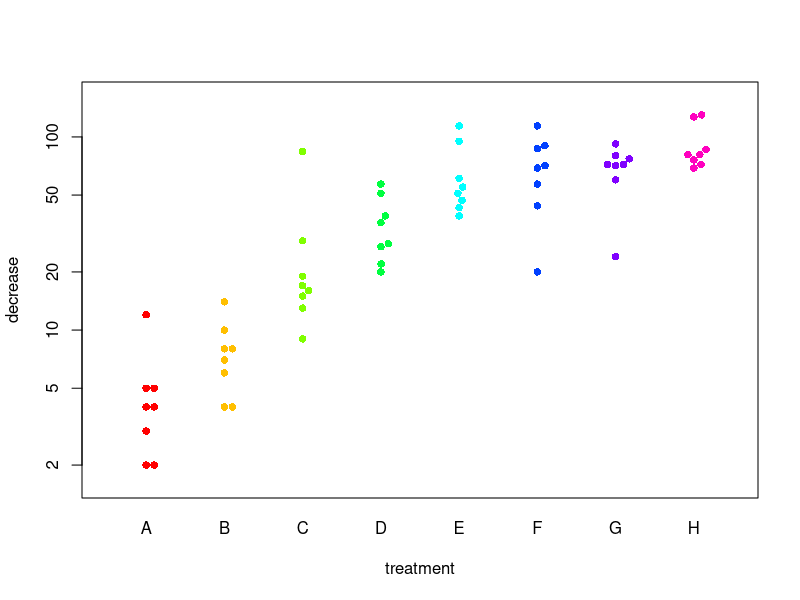
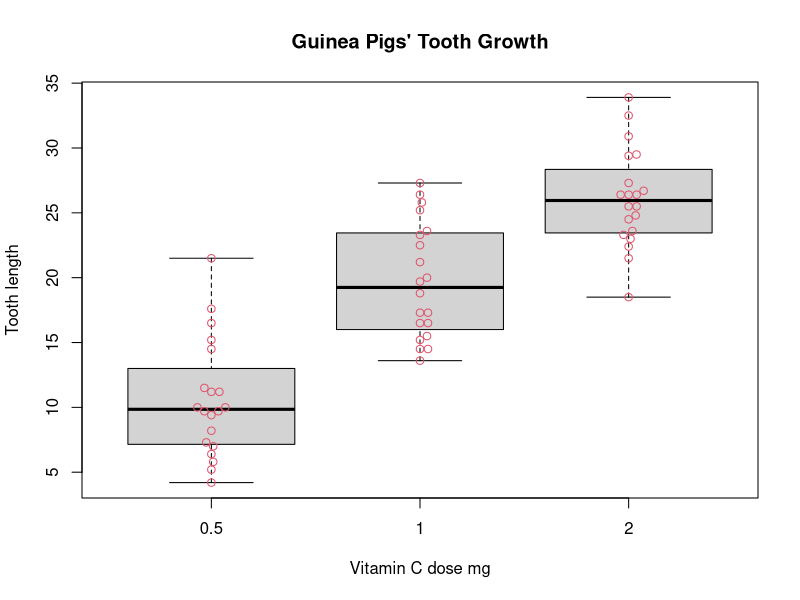
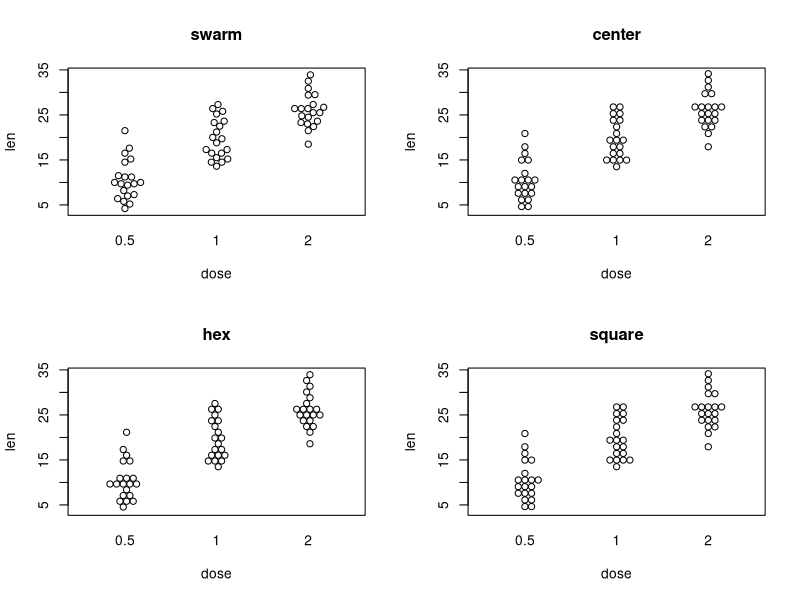
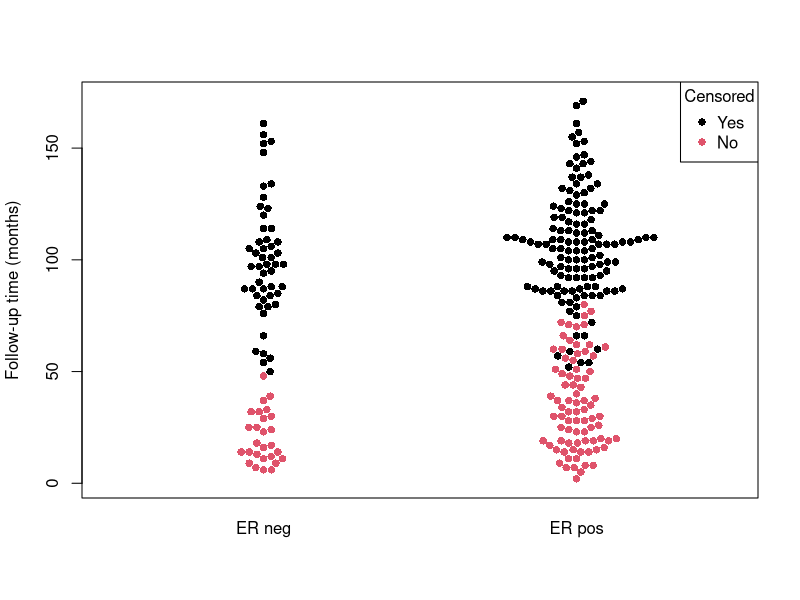
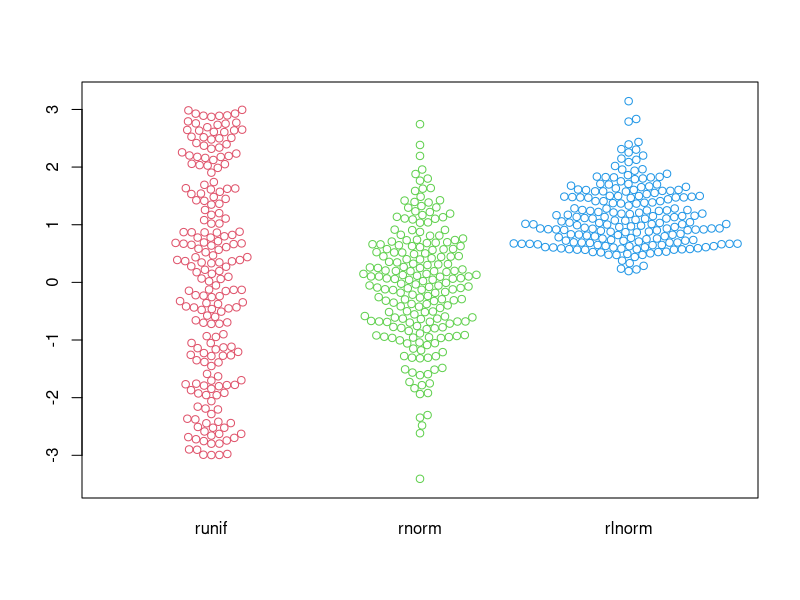
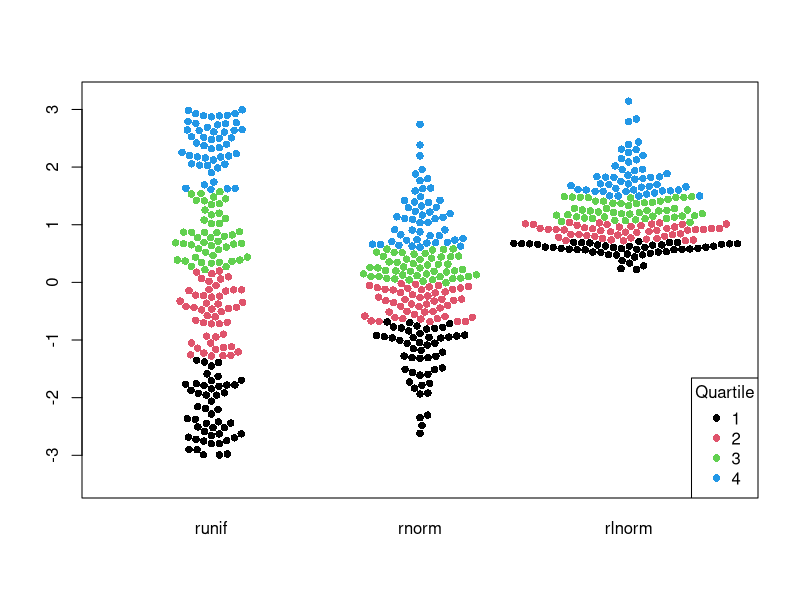
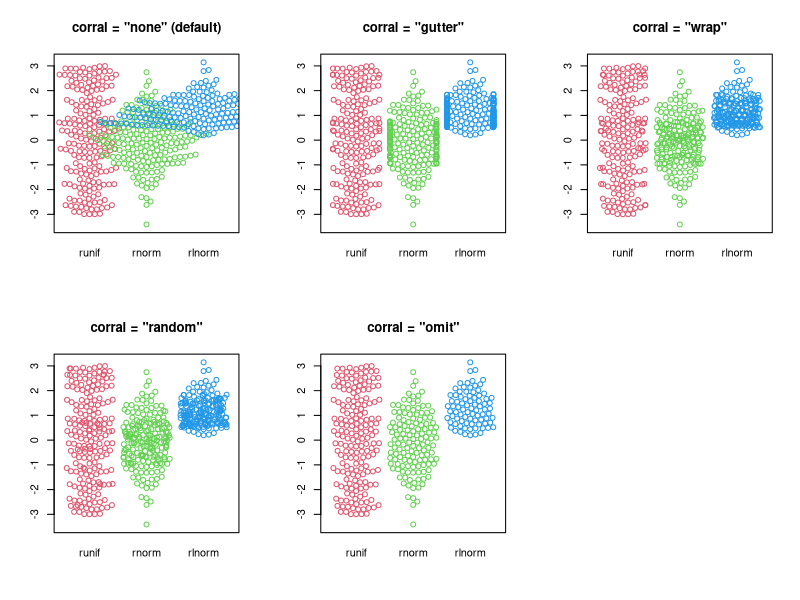
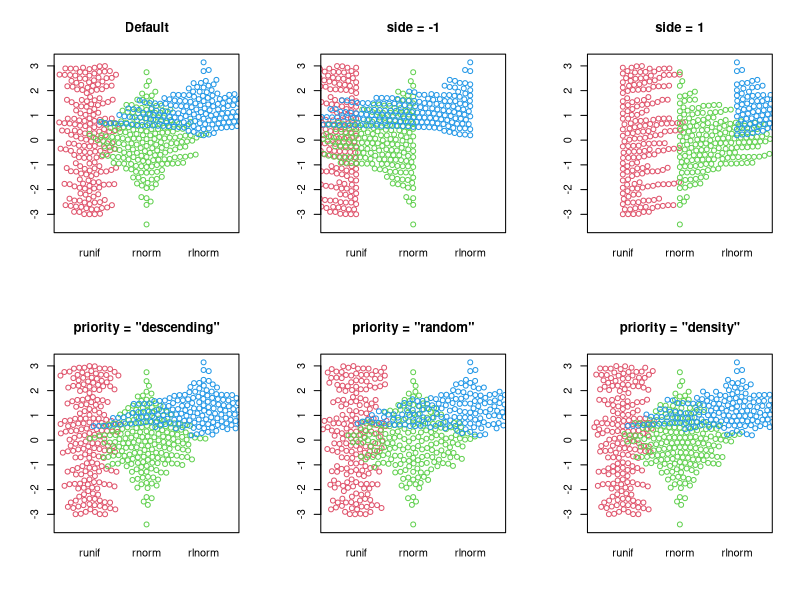

Generate these figures, in order, with R:
library(beeswarm)


### Name: beeswarm
### Title: Bee swarm plot
### Aliases: beeswarm beeswarm.default beeswarm.formula
### Keywords: hplot

### ** Examples
 
  
  ## One of the examples from 'stripchart'
  beeswarm(decrease ~ treatment,
    data = OrchardSprays, log = TRUE, 
    pch = 16, col = rainbow(8))

  ## One of the examples from 'boxplot', with a beeswarm overlay
   boxplot(len ~ dose, data = ToothGrowth,
              main = "Guinea Pigs' Tooth Growth",
              xlab = "Vitamin C dose mg",
              ylab = "Tooth length")  
   beeswarm(len ~ dose, data = ToothGrowth, col = 2, add = TRUE)

  ## Compare the 4 methods
  op <- par(mfrow = c(2,2))
  for (m in c("swarm", "center", "hex", "square")) {
    beeswarm(len ~ dose, data = ToothGrowth, method = m, main = m)
  }
  par(op)

  ## Demonstrate the use of 'pwcol'
  data(breast)
  beeswarm(time_survival ~ ER, data = breast,
    pch = 16, pwcol = 1 + as.numeric(event_survival),
    xlab = "", ylab = "Follow-up time (months)",
    labels = c("ER neg", "ER pos"))
  legend("topright", legend = c("Yes", "No"),
    title = "Censored", pch = 16, col = 1:2)

  ## The list interface
  distributions <- list(runif = runif(200, min = -3, max = 3), 
                        rnorm = rnorm(200),
                        rlnorm = rlnorm(200, sdlog = 0.5))
  beeswarm(distributions, col = 2:4)

  ## Demonstrate 'pwcol' with the list interface 
  myCol <- lapply(distributions, function(x) cut(x, breaks = quantile(x), labels = FALSE))
  beeswarm(distributions, pch = 16, pwcol = myCol)
  legend("bottomright", legend = 1:4, pch = 16, col = 1:4, title = "Quartile")

  ## Demonstrate the 'corral' methods
  par(mfrow = c(2,3))
  beeswarm(distributions, col = 2:4, 
    main = 'corral = "none" (default)')
  beeswarm(distributions, col = 2:4, corral = "gutter", 
    main = 'corral = "gutter"')
  beeswarm(distributions, col = 2:4, corral = "wrap", 
    main = 'corral = "wrap"')
  beeswarm(distributions, col = 2:4, corral = "random", 
    main = 'corral = "random"')
  beeswarm(distributions, col = 2:4, corral = "omit", 
    main = 'corral = "omit"')  
 
  ## Demonstrate 'side' and 'priority'
  par(mfrow = c(2,3))
  beeswarm(distributions, col = 2:4, 
    main = 'Default')
  beeswarm(distributions, col = 2:4, side = -1, 
    main = 'side = -1')
  beeswarm(distributions, col = 2:4, side = 1, 
    main = 'side = 1')
  beeswarm(distributions, col = 2:4, priority = "descending", 
    main = 'priority = "descending"')
  beeswarm(distributions, col = 2:4, priority = "random", 
    main = 'priority = "random"')  
  beeswarm(distributions, col = 2:4, priority = "density", 
    main = 'priority = "density"')  
